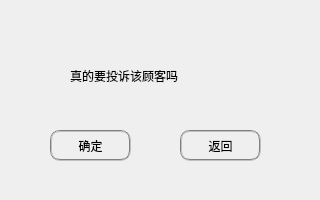
<?xml version="1.0" encoding="UTF-8"?>
<ui version="4.0">
 <class>ScoreCustomerDialog</class>
 <widget class="QDialog" name="ScoreCustomerDialog">
  <property name="geometry">
   <rect>
    <x>0</x>
    <y>0</y>
    <width>320</width>
    <height>200</height>
   </rect>
  </property>
  <property name="sizePolicy">
   <sizepolicy hsizetype="Fixed" vsizetype="Fixed">
    <horstretch>0</horstretch>
    <verstretch>0</verstretch>
   </sizepolicy>
  </property>
  <property name="minimumSize">
   <size>
    <width>320</width>
    <height>200</height>
   </size>
  </property>
  <property name="maximumSize">
   <size>
    <width>320</width>
    <height>200</height>
   </size>
  </property>
  <property name="windowTitle">
   <string>Nest</string>
  </property>
  <widget class="QLabel" name="label">
   <property name="geometry">
    <rect>
     <x>70</x>
     <y>60</y>
     <width>191</width>
     <height>31</height>
    </rect>
   </property>
   <property name="styleSheet">
    <string notr="true">
font: 13pt &quot;华文楷体&quot;;


</string>
   </property>
   <property name="text">
    <string>真的要投诉该顾客吗</string>
   </property>
  </widget>
  <widget class="QPushButton" name="pushButton">
   <property name="geometry">
    <rect>
     <x>50</x>
     <y>130</y>
     <width>81</width>
     <height>31</height>
    </rect>
   </property>
   <property name="styleSheet">
    <string notr="true">QPushButton
{
font: 13pt &quot;华文楷体&quot;;
color:rgb(0, 0, 0);
border:2px groove gray;border-radius:10px;padding:2px 4px
}
QPushButton:hover
{
font: 13pt &quot;华文楷体&quot;;
color:rgb(117, 117, 117);
border:2px groove gray;border-radius:10px;padding:2px 4px
}
QPushButton:pressed
{
font: 13pt &quot;华文楷体&quot;;
color:rgb(182, 182, 182)
border:2px groove gray;border-radius:10px;padding:2px 4px
}
</string>
   </property>
   <property name="text">
    <string>确定</string>
   </property>
  </widget>
  <widget class="QPushButton" name="pushButton_2">
   <property name="geometry">
    <rect>
     <x>180</x>
     <y>130</y>
     <width>81</width>
     <height>31</height>
    </rect>
   </property>
   <property name="styleSheet">
    <string notr="true">QPushButton
{
font: 13pt &quot;华文楷体&quot;;
color:rgb(0, 0, 0);
border:2px groove gray;border-radius:10px;padding:2px 4px
}
QPushButton:hover
{
font: 13pt &quot;华文楷体&quot;;
color:rgb(117, 117, 117);
border:2px groove gray;border-radius:10px;padding:2px 4px
}
QPushButton:pressed
{
font: 13pt &quot;华文楷体&quot;;
color:rgb(182, 182, 182)
border:2px groove gray;border-radius:10px;padding:2px 4px
}
</string>
   </property>
   <property name="text">
    <string>返回</string>
   </property>
  </widget>
 </widget>
 <resources/>
 <connections/>
</ui>
